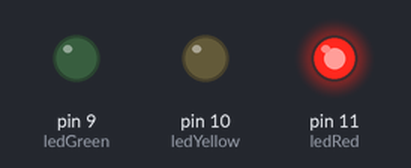
A sketch run on a simulated Arduino Uno, built with avr-gcc and run on an emulated ATmega328P. Parts: output pins drawn as LEDs (lit = HIGH).

Above: at 2.5 s.
At 5.5 s:
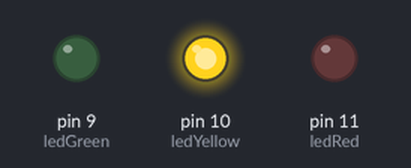
At 7.5 s:
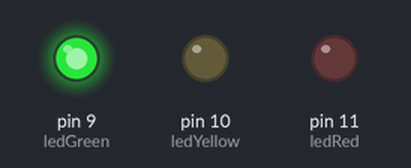
Timing chart, 0 to 11.7 s (numbered marks = the images above):
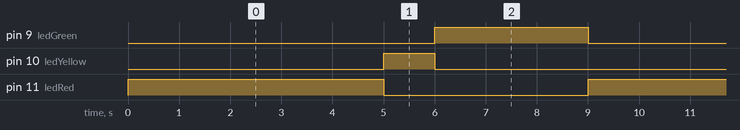

The sketch:

semaforo.ino
```cpp
int ledRed=11;
int ledGreen=9;
int ledYellow=10;
int timeRed=5000, timeGreen=3000, timeYellow=1000;
void setup() {
  pinMode(ledRed,OUTPUT);
  pinMode(ledYellow,OUTPUT);
  pinMode(ledGreen,OUTPUT);
}

void loop() {
  digitalWrite(ledRed,1);
  digitalWrite(ledYellow,0);
  digitalWrite(ledGreen,0);
  delay(timeRed);
  digitalWrite(ledRed,0);
  digitalWrite(ledYellow,1);
  digitalWrite(ledGreen,0);
  delay(timeYellow);
  digitalWrite(ledRed,0);
  digitalWrite(ledYellow,0);
  digitalWrite(ledGreen,1);
  delay(timeGreen);
}
```

Measured:
- by itself, pin 9 (ledGreen): alternates HIGH for 3.0 s and LOW for 6.0 s
- by itself, pin 10 (ledYellow): alternates HIGH for 1.0 s and LOW for 8.0 s
- by itself, pin 11 (ledRed): alternates HIGH for 5.0 s and LOW for 4.0 s
